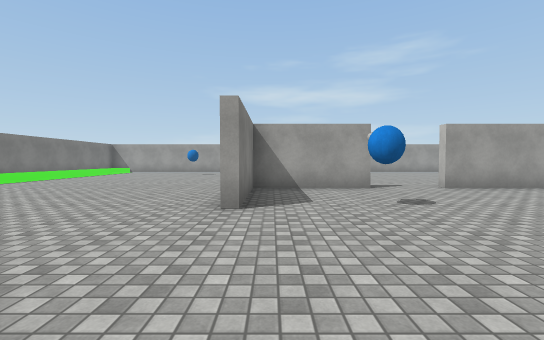
view 1 (above)

24 first-person views from a walk through a scene from a Unity 3-D project. The camera is 1.3 m above the floor, tilts 2° down and sees 90° across. The floor is counted in squares, 2 m on a side. Each view is taken from the middle of a square. On the plan, view 1 faces up. The plan holds only what a view shows up to about 9 squares ahead; the rest is blank. The player character is not drawn. Surface patterns are stand-ins for the level's own textures.

view 2
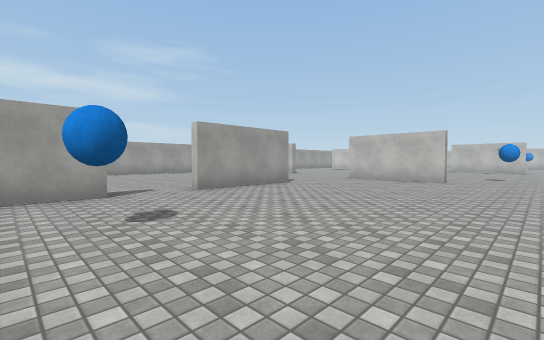

view 3
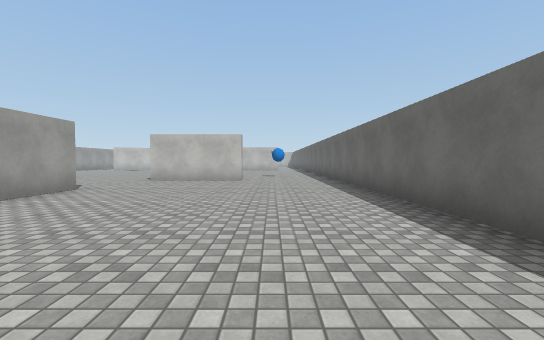

view 4
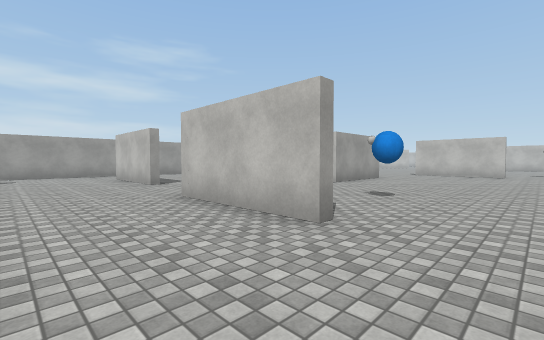

view 5
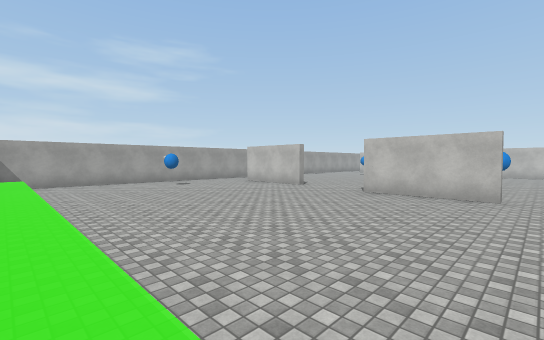

view 6
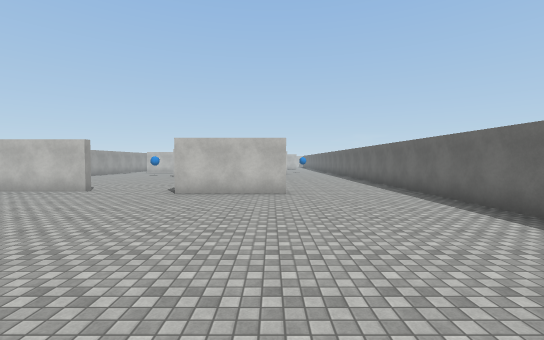

view 7
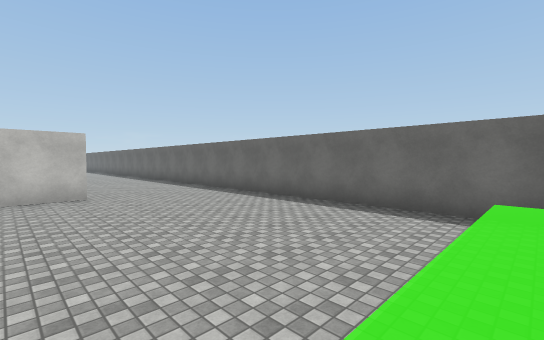

view 8
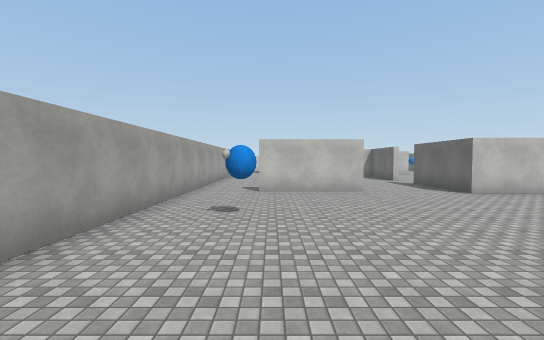

view 9
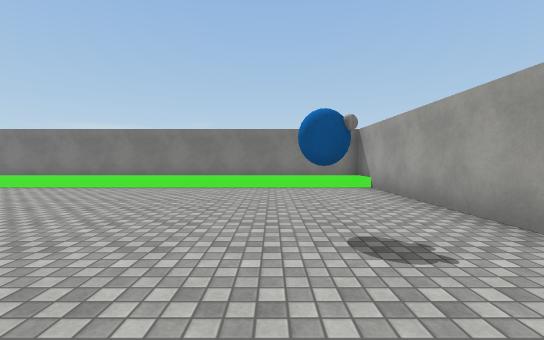

view 10
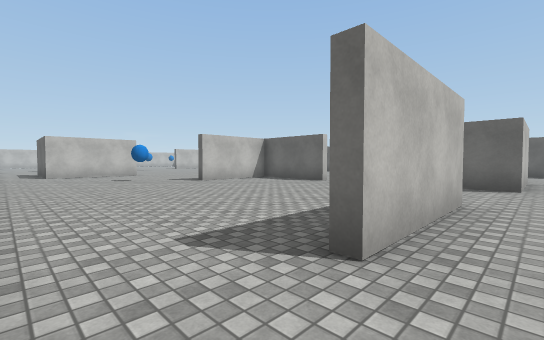

view 11
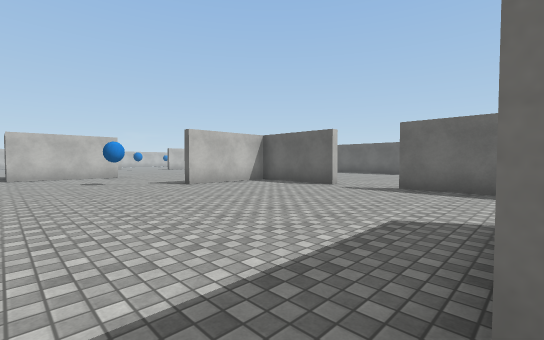

view 12
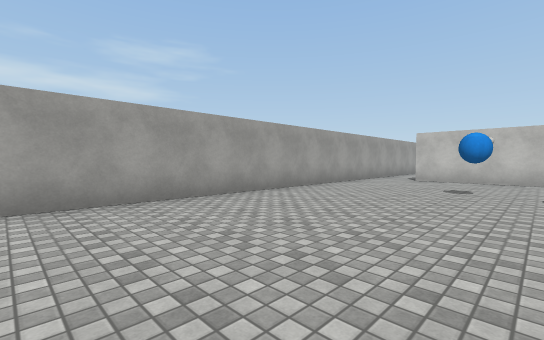

view 13
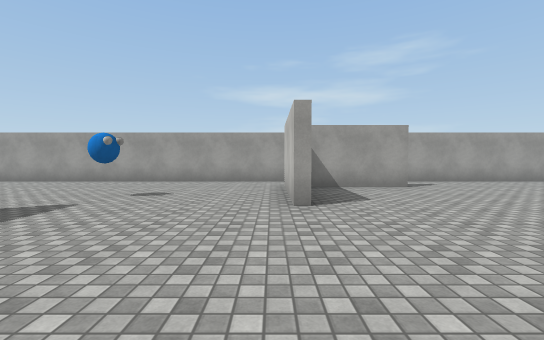

view 14
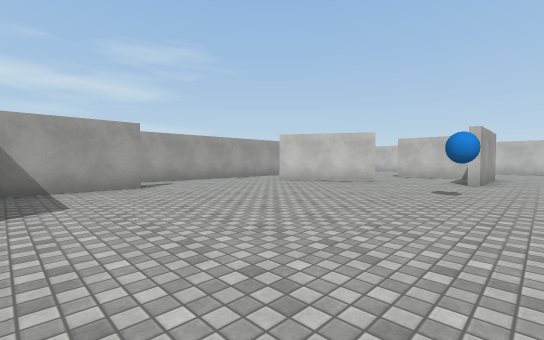

view 15
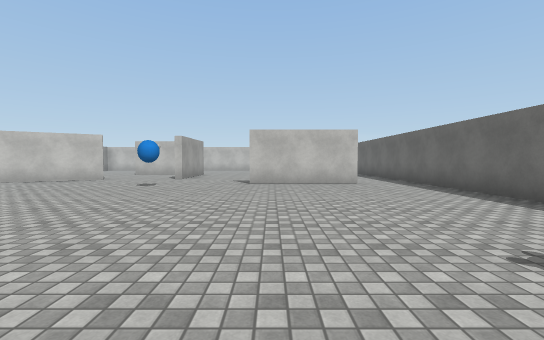

view 16
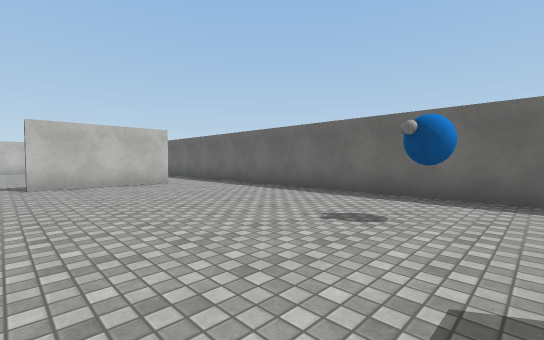

view 17
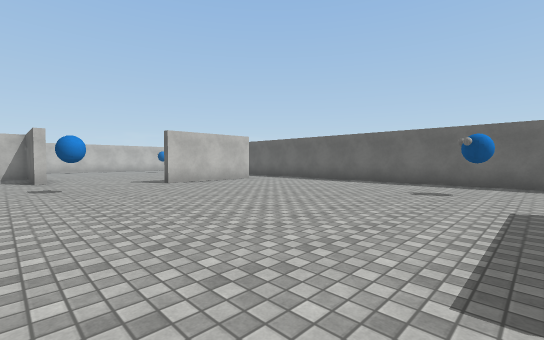

view 18
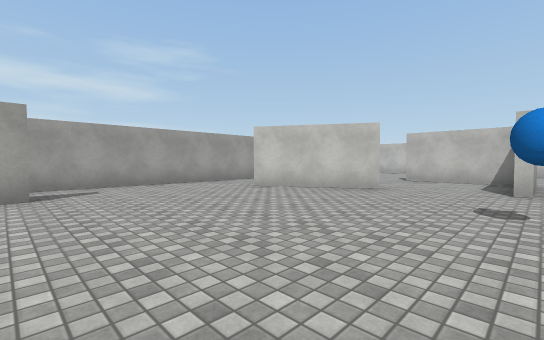

view 19
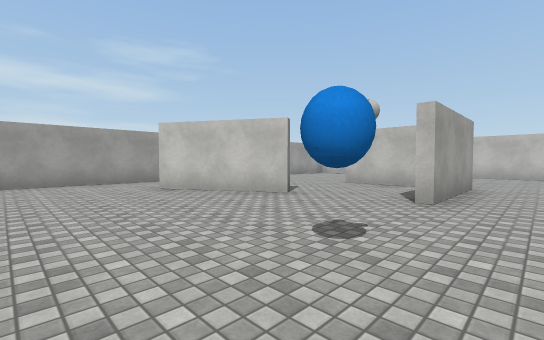

view 20
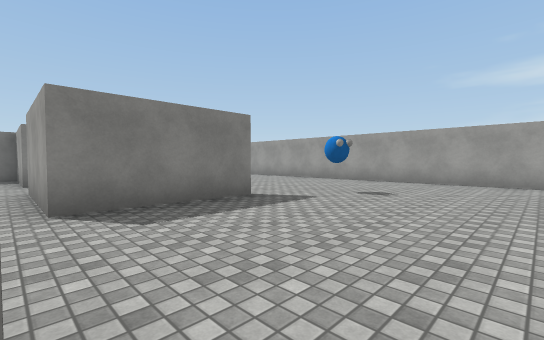

view 21
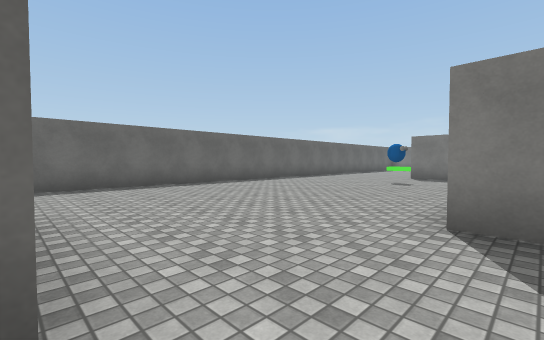

view 22
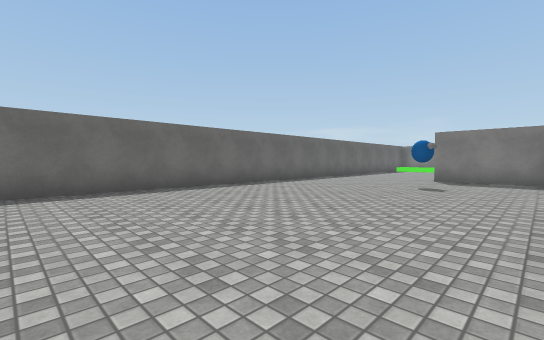

view 23
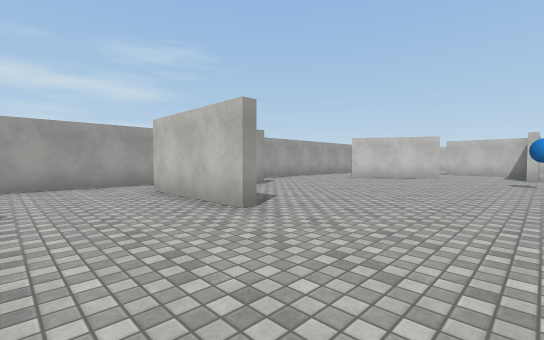

view 24
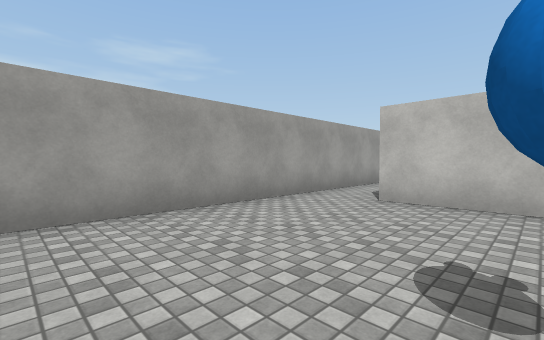

### Floor plan
Key: @ floor where view 1 was taken; # wall or solid block; . main floor; : floor 0.5 m higher than the main floor; O other object.
Columns run from 9 left of view 1 to 29 right of it. Each row starts with its distance up from view 1.
 15 #############################
 14 #:...........................
 13 #:...................###.....
 12 #:.......#...........#......#
 11 #:.......#.......O...#......## ..
 10 #:.......#...........#.......#..#
  9 #:..............#...............#
  8 #:..............#...............#
  7 #:.......###..###..........O..###.....#
  6 #:.......#....#.......................#
  5 #:.......#.........#.............
  4  :.......#.O.......#........#.
  3  :.................#........#
  2  :...................O......#
  1  :............................
  0  :.......@....................
 -1  #############################

Where each view was taken, in squares from view 1:
view 1: 0 up, 0 right, facing up
view 2: 1 up, 1 right, facing up-right
view 3: 2 up, 1 right, facing right
view 4: 2 up, 3 left, facing up-right
view 5: 3 up, 8 left, facing up-right
view 6: 4 up, 8 left, facing right
view 7: 5 up, 8 left, facing down-right
view 8: 12 up, 8 left, facing right
view 9: 12 up, 1 left, facing left
view 10: 14 up, 1 left, facing down-right
view 11: 13 up, 0 right, facing down-right
view 12: 10 up, 2 right, facing up-right
view 13: 6 up, 11 right, facing up
view 14: 6 up, 12 right, facing up-right
view 15: 4 up, 11 right, facing right
view 16: 5 up, 11 right, facing down-right
view 17: 8 up, 11 right, facing down-right
view 18: 7 up, 14 right, facing up-right
view 19: 6 up, 16 right, facing up-right
view 20: 6 up, 11 right, facing up-left
view 21: 7 up, 10 right, facing down-left
view 22: 6 up, 9 right, facing down-left
view 23: 7 up, 9 right, facing up-right
view 24: 11 up, 7 right, facing up-right
